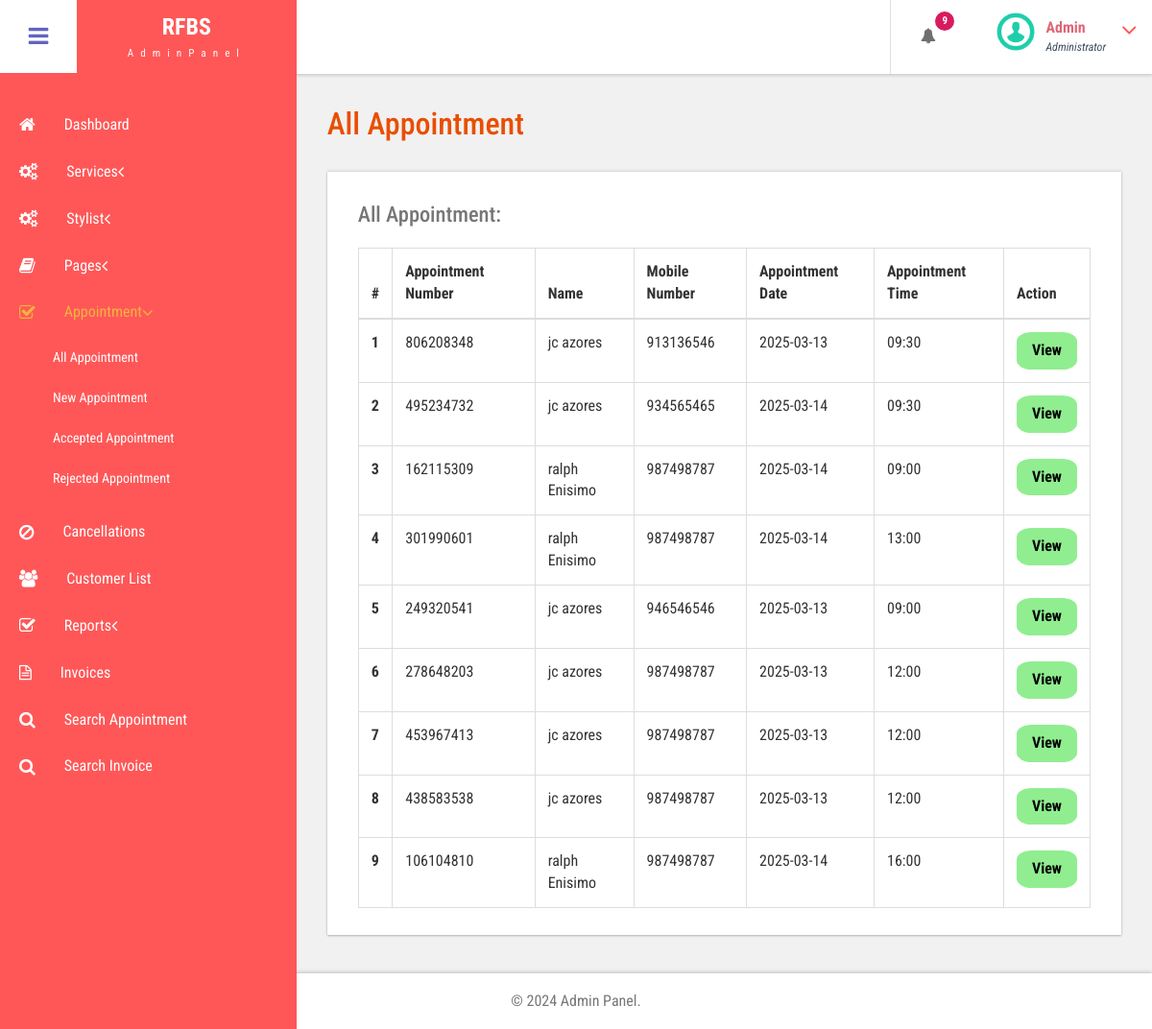
Before: /bpms/admin/all-appointment.php (signed in) with the older database file.
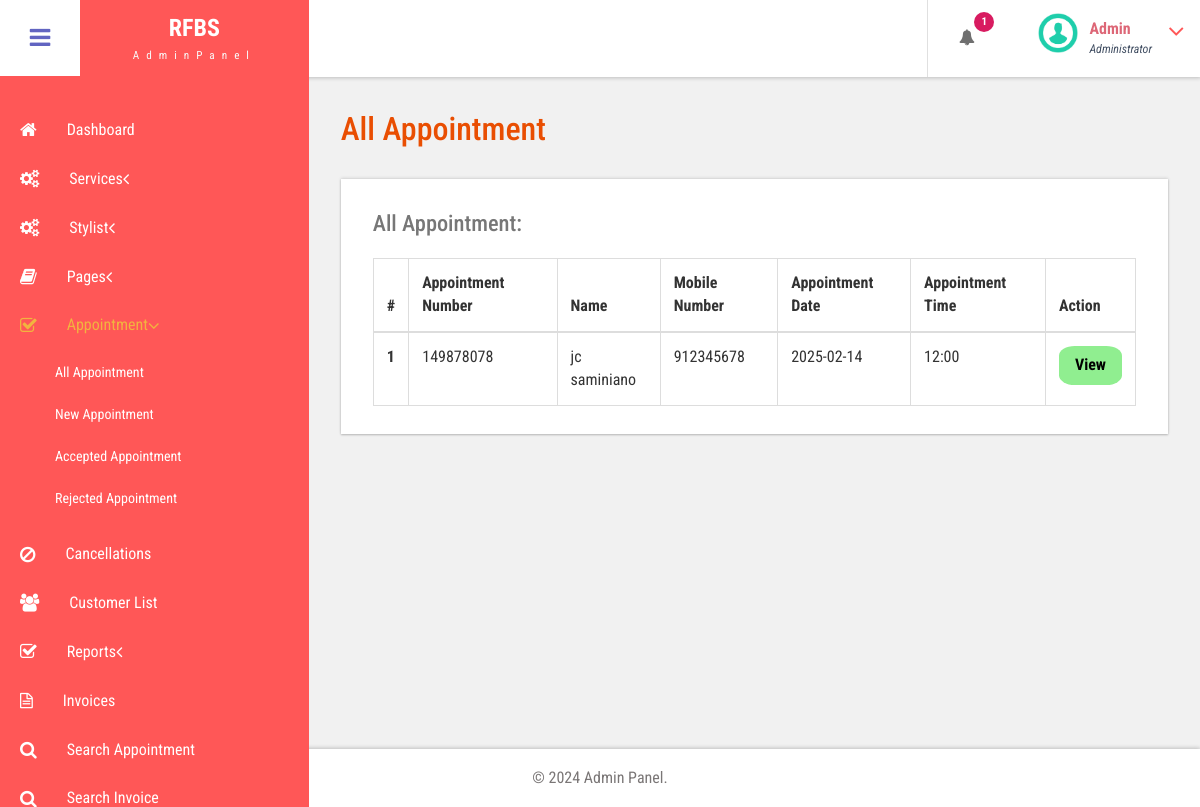
After: the same page with the newer database file.
### tables this page shows
CREATE TABLE `tblappointment` (
  `ID` int(10) NOT NULL,
  `AptNumber` varchar(80) DEFAULT NULL,
  `Name` varchar(120) DEFAULT NULL,
  `Email` varchar(120) DEFAULT NULL,
  `PhoneNumber` bigint(11) DEFAULT NULL,
  `AptDate` varchar(120) DEFAULT NULL,
  `AptTime` varchar(120) DEFAULT NULL,
  `Services` varchar(120) DEFAULT NULL,
  `ApplyDate` timestamp NULL DEFAULT current_timestamp(),
  `Remark` varchar(250) NOT NULL,
  `Status` varchar(50) NOT NULL,
  `RemarkDate` timestamp NULL DEFAULT current_timestamp() ON UPDATE current_timestamp(),
  `Stylist` varchar(250) NOT NULL
);

### bpms/admin/all-appointment.php (the view, shortened to what this page needs)
<?php
include('includes/dbconnection.php');
if (strlen($_SESSION['bpmsaid']==0)) {
  header('location:logout.php');
  } else{
  ?>
<!DOCTYPE HTML>
<html>
<head>
<link href="css/bootstrap.css" rel='stylesheet' type='text/css' />
<link href="css/style.css" rel='stylesheet' type='text/css' />
<link href="css/font-awesome.css" rel="stylesheet">
<link href="css/animate.css" rel="stylesheet" type="text/css" media="all">
<link href="css/custom.css" rel="stylesheet">
</head>
<body class="cbp-spmenu-push">
	<div class="main-content">
		 <?php include_once('includes/sidebar.php');?>
		 <?php include_once('includes/header.php');?>
		<div id="page-wrapper">
			<div class="main-page">
				<div class="tables">
					<h3 class="title1">All Appointment</h3>
					<div class="table-responsive bs-example widget-shadow">
						<h4>All Appointment:</h4>
						<table class="table table-bordered"> <thead> <tr> <th>#</th> <th> Appointment Number</th> <th>Name</th><th>Mobile Number</th> <th>Appointment Date</th><th>Appointment Time</th><th>Action</th> </tr> </thead> <tbody>
<?php
$ret=mysqli_query($con,"select *from  tblappointment");
$cnt=1;
while ($row=mysqli_fetch_array($ret)) {
?>
						 <tr> <th scope="row"><?php echo $cnt;?></th> <td><?php  echo $row['AptNumber'];?></td> <td><?php  echo $row['Name'];?></td><td><?php  echo $row['PhoneNumber'];?></td><td><?php  echo $row['AptDate'];?></td> <td><?php  echo $row['AptTime'];?></td> <td><a href="view-appointment.php?viewid=<?php echo $row['ID'];?>"class="edit-btn">View</a></td> </tr>   <?php
$cnt=$cnt+1;
}?></tbody> </table>
					</div>
				</div>
			</div>
		</div>
		 <?php include_once('includes/footer.php');?>
	</div>
</body>
</html>
<?php }  ?>

### bpms/admin/includes/sidebar.php (shortened to what this page needs)
<div class=" sidebar" role="navigation">
          <div class="navbar-collapse">
      <nav class="cbp-spmenu cbp-spmenu-vertical cbp-spmenu-left" id="cbp-spmenu-s1" style="background-color: #ff5757;">
        <ul class="nav" id="side-menu">
          <li>
            <a href="dashboard.php"><i class="fa fa-home nav_icon"></i>Dashboard</a>
          </li>
          <li>
            <a href="add-services.php"><i class="fa fa-cogs nav_icon"></i>Services<span class="fa arrow"></span> </a>
          </li>
          <li>
            <a href="add-stylist.php"><i class="fa fa-cogs nav_icon"></i>Stylist<span class="fa arrow"></span> </a>
          </li>
          <li class="">
            <a href="about-us.php"><i class="fa fa-book nav_icon"></i>Pages <span class="fa arrow"></span></a>
          </li>
          <li>
            <a href="all-appointment.php"><i class="fa fa-check-square-o nav_icon"></i>Appointment<span class="fa arrow"></span></a>
            <ul class="nav nav-second-level collapse">
              <li>
                <a href="all-appointment.php">All Appointment</a>
              </li>
              <li>
                <a href="new-appointment.php">New Appointment</a>
              </li>
              <li>
                <a href="accepted-appointment.php">Accepted Appointment</a>
              </li>
              <li>
                <a href="rejected-appointment.php">Rejected Appointment</a>
              </li>
            </ul>
          </li>
          <li>
            <a href="manage-cancellations.php" class="chart-nav"><i class="fa fa-ban nav_icon"></i>Cancellations</a>
          </li>
           <li>
            <a href="customer-list.php" class="chart-nav"><i class="fa fa-users nav_icon"></i>Customer List</a>
          </li>
            <li>
            <a href="#"><i class="fa fa-check-square-o nav_icon"></i>Reports<span class="fa arrow"></span></a>
          </li>
          <li>
            <a href="invoices.php" class="chart-nav"><i class="fa fa-file-text-o nav_icon"></i>Invoices</a>
          </li>
          <li>
            <a href="search-appointment.php" class="chart-nav"><i class="fa fa-search nav_icon"></i>Search Appointment</a>
          </li>
          <li>
            <a href="search-invoices.php" class="chart-nav"><i class="fa fa-search nav_icon"></i>Search Invoice</a>
          </li>
        </ul>
      </nav>
    </div>
  </div>

### bpms/admin/includes/header.php (shortened to what this page needs)
<div class="sticky-header header-section ">
      <div class="header-left" >
        <button id="showLeftPush" ><i class="fa fa-bars"></i></button>
        <div class="logo" style="background-color: #ff5757;">
          <a href="index.html">
            <h1>RFBS</h1>
            <span>AdminPanel</span>
          </a>
        </div>
      </div>
      <div class="header-right">
        <div class="profile_details_left">
          <ul class="nofitications-dropdown">
            <?php
$ret1=mysqli_query($con,"select ID,Name from  tblappointment where Status=''");
$num=mysqli_num_rows($ret1);
?>
            <li class="dropdown head-dpdn">
              <a href="#" class="dropdown-toggle" data-toggle="dropdown" aria-expanded="false"><i class="fa fa-bell"></i><span class="badge blue"><?php echo $num;?></span></a>
            </li>
          </ul>
          <div class="clearfix"> </div>
        </div>
        <div class="profile_details">
        <?php
$adid=$_SESSION['bpmsaid'];
$ret=mysqli_query($con,"select AdminName from tbladmin where ID='$adid'");
$row=mysqli_fetch_array($ret);
$name=$row['AdminName'];
?>
          <ul>
            <li class="dropdown profile_details_drop">
              <a href="#" class="dropdown-toggle" data-toggle="dropdown" aria-expanded="false">
                <div class="profile_img">
                  <span class="prfil-img"><img src="images/download (1).png" alt="" width="40" height="40"> </span>
                  <div class="user-name">
                    <p><?php echo $name; ?></p>
                    <span>Administrator</span>
                  </div>
                  <i class="fa fa-angle-down lnr"></i>
                  <div class="clearfix"></div>
                </div>
              </a>
            </li>
          </ul>
        </div>
      </div>
      <div class="clearfix"> </div>
    </div>

### bpms/admin/includes/footer.php
<div class="footer">
   <p>&copy; 2024 Admin Panel.</p>
</div>

### bpms/admin/css/custom.css (style rules this page uses)
#page-wrapper { padding:7em 2em 2.5em; background-color: #F1F1F1; }
.sidebar .arrow { float: right; }
.sidebar .fa.arrow:before { content: "\f104"; }
.sidebar .active>a>.fa.arrow:before { content: "\f107"; }
.sidebar .nav-second-level li, .sidebar .nav-third-level li { border-bottom: 0!important; margin-bottom: 0; }
.sidebar .nav-second-level li a { padding-left: 53px; font-size: .9em; }

### bpms/admin/all-appointment.php (style rules this page uses)
.edit-btn { display: inline-block; background-color: lightgreen; color: black; padding: 8px 16px; border-radius: 25%; text-decoration: none; font-weight: bold; transition: background 0.3s; }

### bpms/admin/includes/sidebar.php (style rules this page uses)
.sidebar { background-color: #ff5757; padding: 0; }
.sidebar .nav > li > a { font-size: 16px; padding: 5px 20px; color: #fff; margin: 6px 0; display: flex; align-items: center; }
.sidebar .nav .fa { font-size: 18px; margin-right: 30px; }
.sidebar .nav .nav-second-level li a { font-size: 14px; padding: 8px 15px; color: #fff; }
.sidebar .nav .nav-second-level.collapse { background-color: #ff5757; }
.sidebar { width: 200px; }
.sidebar .fa.arrow { font-size: 18px; }
.sidebar .nav .nav-second-level { margin-left: 40px; }

Changed rows visible on the page:
removed tblappointment: AptNumber "495234732", Name "jc azores", PhoneNumber "934565465", AptDate "2025-03-14", AptTime "09:30"
removed tblappointment: AptNumber "162115309", Name "ralph Enisimo", PhoneNumber "987498787", AptDate "2025-03-14", AptTime "09:00"
removed tblappointment: AptNumber "301990601", Name "ralph Enisimo", PhoneNumber "987498787", AptDate "2025-03-14", AptTime "13:00"
removed tblappointment: AptNumber "249320541", Name "jc azores", PhoneNumber "946546546", AptDate "2025-03-13", AptTime "09:00"
removed tblappointment: AptNumber "278648203", Name "jc azores", PhoneNumber "987498787", AptDate "2025-03-13", AptTime "12:00"
removed tblappointment: AptNumber "453967413", Name "jc azores", PhoneNumber "987498787", AptDate "2025-03-13", AptTime "12:00"
removed tblappointment: AptNumber "438583538", Name "jc azores", PhoneNumber "987498787", AptDate "2025-03-13", AptTime "12:00"
removed tblappointment: AptNumber "106104810", Name "ralph Enisimo", PhoneNumber "987498787", AptDate "2025-03-14", AptTime "16:00"
changed tblappointment: AptNumber "806208348" → "149878078"; Name "jc azores" → "jc saminiano"; PhoneNumber "913136546" → "912345678"; AptDate "2025-03-13" → "2025-02-14"; AptTime "09:30" → "12:00"
Other visible differences:
$num: "9" → "1"
